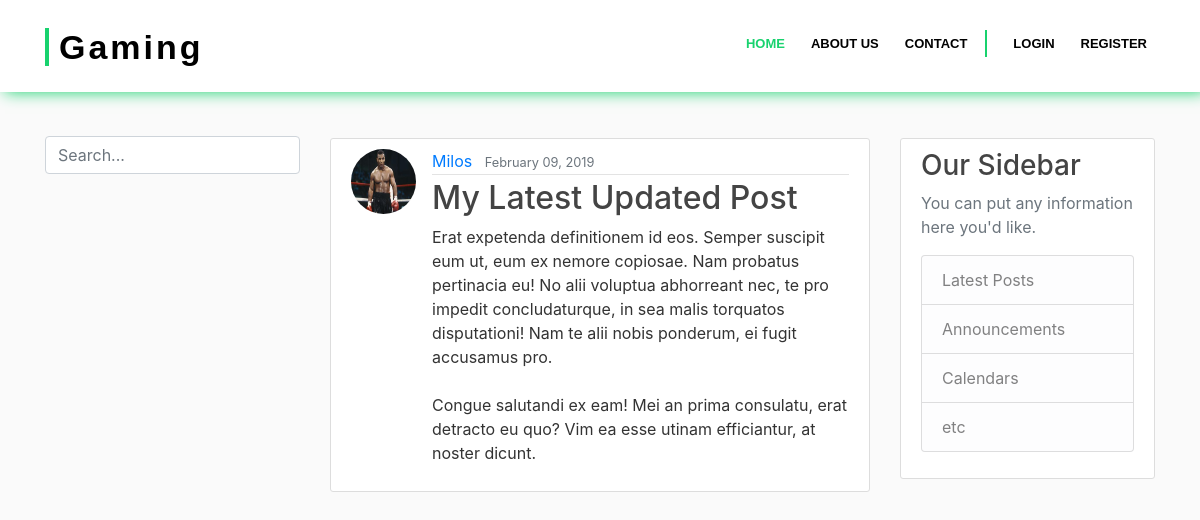
The page /post/29/ on the database its author committed.
### blog/models.py (models this page shows, shortened)
class Post(models.Model):
    title = models.CharField(max_length=100)
    content = models.TextField()
    date_posted = models.DateTimeField(default=timezone.now)
    author = models.ForeignKey(User, on_delete=models.CASCADE)

### users/models.py (models this page shows, shortened)
class Profile(models.Model):
    user = models.OneToOneField(User, on_delete=models.CASCADE)
    image = models.ImageField(default='default.jpg', upload_to='profile_pics')

### blog/views.py (the view)
# urls.py: path('post/<int:pk>/', PostDetailView.as_view(), name='post-detail'),
class PostDetailView(DetailView):
    model = Post

### blog/templates/blog/post_detail.html (shortened to what this page needs)
{% extends "blog/base.html" %}
{% block content %}
  <article class="media content-section">
    <img class="rounded-circle article-img" src="{{ object.author.profile.image.url }}">
    <div class="media-body">
      <div class="article-metadata">
        <a class="mr-2" href="{% url 'user-posts' object.author.username %}">{{ object.author }}</a>
        <small class="text-muted">{{ object.date_posted|date:"F d, Y" }}</small>
      </div>
      <h2 class="article-title">{{ object.title }}</h2>
      <p class="article-content">{{ object.content }}</p>
    </div>
  </article>
{% endblock content %}

### blog/static/blog/main.css (style rules this page uses)
body { background: #fafafa; color: #333333; margin-top: 5rem; }
h1, h2, h3, h4, h5, h6 { color: #444444; }
.content-section { background: #ffffff; padding: 10px 20px; border: 1px solid #dddddd; border-radius: 3px; margin-bottom: 2px; margin-top: 10px; }
.article-title { color: #444444; }
.article-content { white-space: pre-line; }
.article-img { height: 65px; width: 65px; margin-right: 16px; }
.article-metadata { padding-bottom: 1px; margin-bottom: 4px; border-bottom: 1px solid #e3e3e3 }

### rows shown on the page
Post: author.profile.image (picture), author "Milos", date_posted "February 09, 2019", title "My Latest Updated Post", content "Erat expetenda definitionem id eos. Semper suscipit eum ut, eum ex nemore copiosae. Nam probatus pertinacia eu! No alii voluptua abhorreant nec, te pro impedit concludaturque, in sea malis torquatos disputationi! Nam te alii nobis ponderum, ei fugit accusamus pro. Congue salutandi ex eam! Mei an prima consulatu, erat detracto eu quo? Vim ea esse utinam efficiantur, at noster dicunt."
